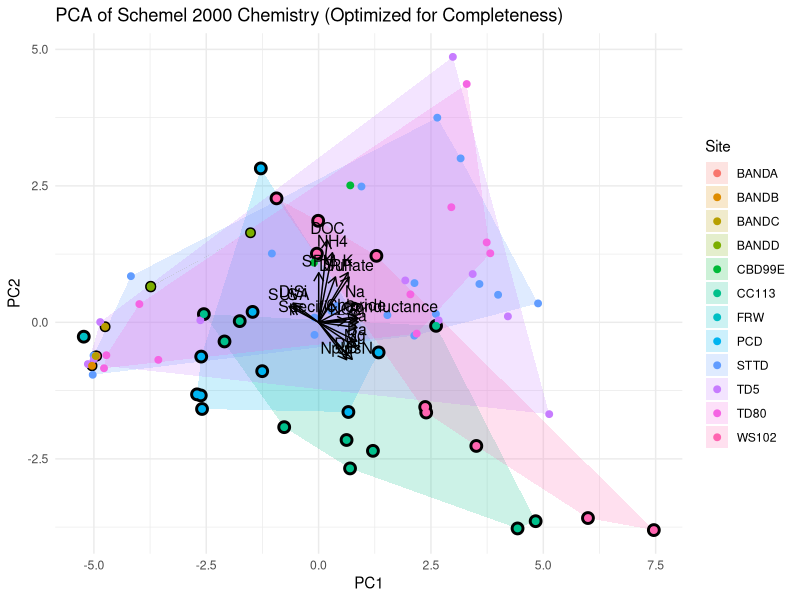
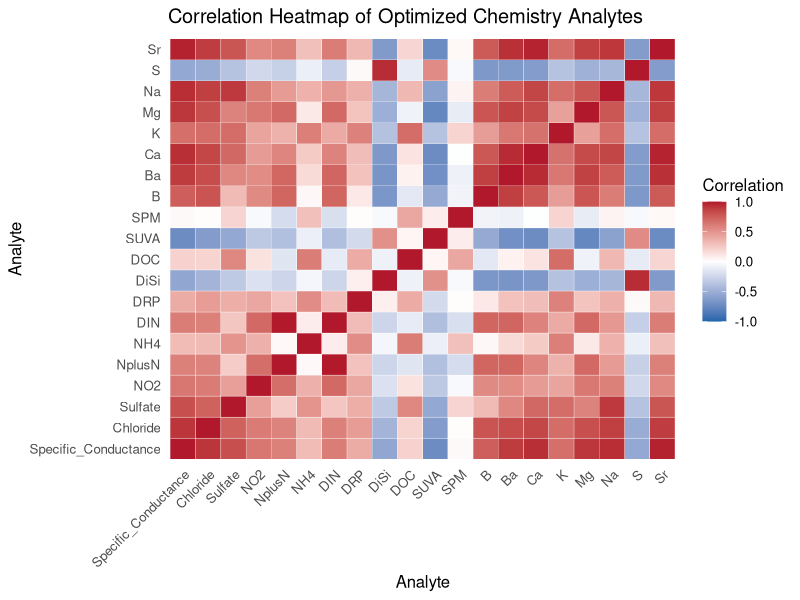
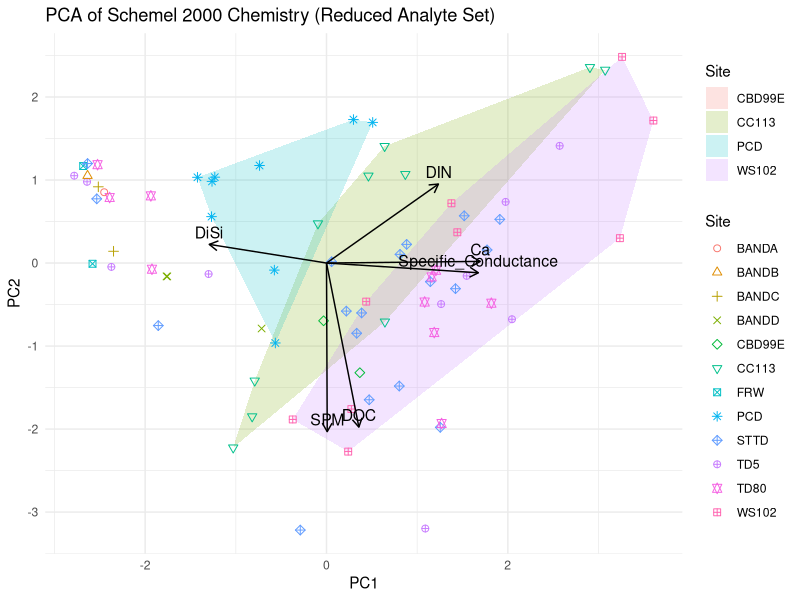

Write R code to recreate these figures, in order.
library(tidyverse)
library(lubridate)
library(ggplot2)

library(tidyverse)
library(lubridate)

#----------------------------------------------------------
# Load all tables
#----------------------------------------------------------
t2 <- read_csv("Data/tabular/Schemel_2000_data/Schemel_2000_Table2.csv")
t3 <- read_csv("Data/tabular/Schemel_2000_data/Schemel_2000_Table3.csv")
t4 <- read_csv("Data/tabular/Schemel_2000_data/Schemel_2000_Table4.csv")
t5 <- read_csv("Data/tabular/Schemel_2000_data/Schemel_2000_Table5.csv")

#----------------------------------------------------------
# Standardize key columns
#----------------------------------------------------------
#----------------------------------------------------------
# Fix site name inconsistencies BEFORE joining
#----------------------------------------------------------

fix_site_names <- function(df, site_col) {
  site_col <- rlang::ensym(site_col)
  
  df %>%
    mutate(
      {{site_col}} := case_when(
        {{site_col}} %in% c("LH-1", "LH1") ~ "LH1",
        {{site_col}} %in% c("PS-1", "PS1") ~ "PS1",
        {{site_col}} %in% c("PS-2", "PS2") ~ "PS2",
        {{site_col}} %in% c("PS-3", "PS3") ~ "PS3",
        {{site_col}} %in% c("BAND A", "BANDA") ~ "BANDA",
        {{site_col}} %in% c("BAND B", "BANDB") ~ "BANDB",
        {{site_col}} %in% c("BAND C", "BANDC") ~ "BANDC",
        {{site_col}} %in% c("BAND D", "BANDD") ~ "BANDD",
        {{site_col}} %in% c("RCE-16", "RCE16") ~ "RCE16",
        TRUE ~ as.character({{site_col}})
      )
    )
}

# Fix names first
# Fix names first
t2 <- fix_site_names(t2, Sample_ID)
t3 <- fix_site_names(t3, Station_ID)
t4 <- fix_site_names(t4, Site)
t5 <- fix_site_names(t5, Site)


t2_clean <- t2 %>% rename(Site = Sample_ID) %>% mutate(Date = ymd(Date))
t3_clean <- t3 %>% rename(Site = Station_ID) %>% mutate(Date = ymd(Date))
t4_clean <- t4 %>% mutate(Date = ymd(Date))
t5_clean <- t5 %>% mutate(Date = ymd(Date))

chem_master <- t2_clean %>%
  full_join(t3_clean, by = c("Block_Code", "Block_Name", "Band", "Site", "Date")) %>%
  full_join(t4_clean, by = c("Block_Code", "Block_Name", "Band", "Site", "Date")) %>%
  full_join(t5_clean, by = c("Block_Code", "Block_Name", "Band", "Site", "Date"))

library(tidyverse)
library(lubridate)
library(ggplot2)

#----------------------------------------------------------
# START WITH chem_master (already created earlier)
#----------------------------------------------------------

df <- chem_master %>% mutate(Date = ymd(Date))

#----------------------------------------------------------
# 1. Identify numeric chemistry columns
#----------------------------------------------------------

numeric_cols <- df %>%
  select(where(is.numeric)) %>%
  names()

#----------------------------------------------------------
# 2. Compute missingness per analyte
#----------------------------------------------------------

analyte_missing <- df %>%
  summarise(across(all_of(numeric_cols), ~mean(is.na(.)))) %>%
  pivot_longer(everything(), names_to = "analyte", values_to = "missing_fraction")

#----------------------------------------------------------
# 3. Choose analytes with < 40% missingness
#    (empirically best for Schemel 2000)
#----------------------------------------------------------

good_analytes <- analyte_missing %>%
  filter(missing_fraction < 0.40) %>%
  pull(analyte)

cat("Selected analytes for PCA:\n")
print(good_analytes)

#----------------------------------------------------------
# 4. Count non-missing analytes per row
#----------------------------------------------------------

df_row_counts <- df %>%
  mutate(non_missing = rowSums(!is.na(select(., all_of(good_analytes)))))

#----------------------------------------------------------
# 5. Automatically choose optimal threshold
#    Strategy: maximize (# rows retained * # analytes retained)
#----------------------------------------------------------

thresholds <- tibble(
  threshold = 1:length(good_analytes),
  rows_retained = map_int(threshold, ~sum(df_row_counts$non_missing >= .x)),
  score = threshold * rows_retained
)

best_threshold <- thresholds %>%
  filter(score == max(score)) %>%
  pull(threshold)

cat("\nOptimal threshold =", best_threshold, "non-missing analytes per row\n")

#----------------------------------------------------------
# 6. Build PCA-ready dataset
#----------------------------------------------------------

df_pca_ready <- df_row_counts %>%
  filter(non_missing >= best_threshold) %>%
  select(Site, Date, all_of(good_analytes)) %>%
  drop_na()

cat("\nRows in PCA dataset:", nrow(df_pca_ready), "\n")

#----------------------------------------------------------
# 7. Run PCA
#----------------------------------------------------------

pca <- prcomp(df_pca_ready %>% select(-Site, -Date), scale. = TRUE)

scores <- as_tibble(pca$x) %>%
  bind_cols(Site = df_pca_ready$Site,
            Date = df_pca_ready$Date)

loadings <- as_tibble(pca$rotation, rownames = "Variable")

# Scale loadings for plotting
loading_scale <- 3
loadings <- loadings %>%
  mutate(
    PC1 = PC1 * loading_scale,
    PC2 = PC2 * loading_scale
  )

#----------------------------------------------------------
# 8. Compute convex hulls
#----------------------------------------------------------

hulls <- scores %>%
  group_by(Site) %>%
  slice(chull(PC1, PC2))

#----------------------------------------------------------
# 9. PCA plot with convex hulls + loading vectors
#----------------------------------------------------------

ggplot() +
  geom_polygon(
    data = hulls,
    aes(x = PC1, y = PC2, fill = Site),
    alpha = 0.2, color = NA
  ) +
  geom_point(
    data = scores[scores$Site %in% c("BANDA", "BANDB", "BANDC", "BANDD"),],
    aes(x = PC1, y = PC2), color = "black",
    size = 3
  ) +
  geom_point(
    data = scores[scores$Site %in% c("FRW", "CC113", "WS102", "PCD"),],
    aes(x = PC1, y = PC2), color = "black",
    size = 4
  ) +
  geom_point(
    data = scores,
    aes(x = PC1, y = PC2, color = Site),
    size = 2
  ) +
  geom_segment(
    data = loadings,
    aes(x = 0, y = 0, xend = PC1, yend = PC2),
    arrow = arrow(length = unit(0.25, "cm")),
    color = "black"
  ) +
  geom_text(
    data = loadings,
    aes(x = PC1, y = PC2, label = Variable),
    vjust = -0.5,
    size = 4
  ) +
  labs(
    title = "PCA of Schemel 2000 Chemistry (Optimized for Completeness)",
    x = "PC1",
    y = "PC2"
  ) +
  theme_minimal()


# Extract only numeric analytes used in PCA
corr_data <- df_pca_ready %>%
  select(all_of(good_analytes))

# Compute correlation matrix
corr_matrix <- cor(corr_data, use = "pairwise.complete.obs")

# Melt for ggplot
corr_melt <- reshape2::melt(corr_matrix, varnames = c("Var1", "Var2"), value.name = "Correlation")

#----------------------------------------------------------
# Correlation heatmap
#----------------------------------------------------------

ggplot(corr_melt, aes(x = Var1, y = Var2, fill = Correlation)) +
  geom_tile(color = "white") +
  scale_fill_gradient2(
    low = "#2166ac",
    mid = "white",
    high = "#b2182b",
    midpoint = 0,
    limits = c(-1, 1),
    name = "Correlation"
  ) +
  labs(
    title = "Correlation Heatmap of Optimized Chemistry Analytes",
    x = "Analyte",
    y = "Analyte"
  ) +
  theme_minimal(base_size = 12) +
  theme(
    axis.text.x = element_text(angle = 45, hjust = 1),
    panel.grid = element_blank()
  )

library(tidyverse)
library(ggplot2)
library(lubridate)

#----------------------------------------------------------
# Use chem_master (already created earlier)
#----------------------------------------------------------

df <- chem_master %>% mutate(Date = ymd(Date))

#----------------------------------------------------------
# Define representative analytes
#----------------------------------------------------------

rep_analytes <- c(
  "Specific_Conductance",
  "DOC",
  "SPM",
  "DIN",
  "DiSi",
  "Ca"
)

#----------------------------------------------------------
# Filter to rows with complete data for these analytes
#----------------------------------------------------------

df_reduced <- df %>%
  select(Site, Date, all_of(rep_analytes)) %>%
  drop_na()

cat("Rows retained for PCA:", nrow(df_reduced), "\n")

#----------------------------------------------------------
# Run PCA
#----------------------------------------------------------

pca <- prcomp(df_reduced %>% select(-Site, -Date), scale. = TRUE)

scores <- as_tibble(pca$x) %>%
  bind_cols(Site = df_reduced$Site)

loadings <- as_tibble(pca$rotation, rownames = "Variable")

# Scale loadings for plotting
loading_scale <- 3
loadings <- loadings %>%
  mutate(
    PC1 = PC1 * loading_scale,
    PC2 = PC2 * loading_scale
  )

#----------------------------------------------------------
# Compute convex hulls for each site
#----------------------------------------------------------

hulls <- scores %>%
  group_by(Site) %>%
  slice(chull(PC1, PC2))

hulls_mo <- scores %>%
  group_by(Site) %>%
  slice(chull(PC1, PC2))

#----------------------------------------------------------
# PCA biplot with convex hulls + loading vectors
#----------------------------------------------------------

ggplot() +
  geom_polygon(
    data = hulls[hulls$Site %in% c("CC113", "PCD", "WS102", "CBD99E"),],
    aes(x = PC1, y = PC2, fill = Site),
    alpha = 0.2, color = NA
  ) +
  geom_point(
    data = scores,
    aes(x = PC1, y = PC2, color = Site, shape = Site),
    size = 2
  ) +
  geom_segment(
    data = loadings,
    aes(x = 0, y = 0, xend = PC1, yend = PC2),
    arrow = arrow(length = unit(0.25, "cm")),
    color = "black"
  ) +
  geom_text(
    data = loadings,
    aes(x = PC1, y = PC2, label = Variable),
    vjust = -0.5,
    size = 4
  ) +
  labs(
    title = "PCA of Schemel 2000 Chemistry (Reduced Analyte Set)",
    x = "PC1",
    y = "PC2"
  ) +
  theme_minimal() + scale_shape_manual(values = 1:12)
